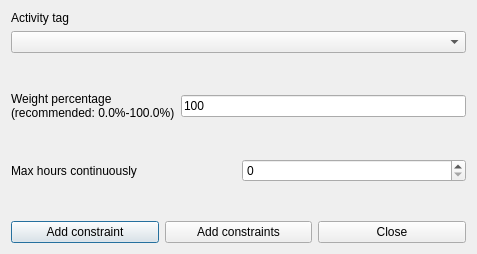
<?xml version="1.0" encoding="UTF-8"?>
<ui version="4.0">
 <class>AddConstraintTeachersActivityTagMaxHoursContinuouslyForm_template</class>
 <widget class="QDialog" name="AddConstraintTeachersActivityTagMaxHoursContinuouslyForm_template">
  <property name="geometry">
   <rect>
    <x>0</x>
    <y>0</y>
    <width>477</width>
    <height>254</height>
   </rect>
  </property>
  <property name="windowTitle">
   <string extracomment="This is the title of the dialog to add a new constraint of this type">Add teachers activity tag max hours continuously</string>
  </property>
  <layout class="QGridLayout" name="gridLayout">
   <item row="0" column="0">
    <layout class="QVBoxLayout">
     <item>
      <widget class="QLabel" name="activityTagTextLabel">
       <property name="frameShape">
        <enum>QFrame::NoFrame</enum>
       </property>
       <property name="frameShadow">
        <enum>QFrame::Plain</enum>
       </property>
       <property name="text">
        <string>Activity tag</string>
       </property>
       <property name="wordWrap">
        <bool>false</bool>
       </property>
      </widget>
     </item>
     <item>
      <widget class="QComboBox" name="activityTagsComboBox">
       <property name="editable">
        <bool>false</bool>
       </property>
       <property name="insertPolicy">
        <enum>QComboBox::NoInsert</enum>
       </property>
       <property name="duplicatesEnabled">
        <bool>false</bool>
       </property>
      </widget>
     </item>
    </layout>
   </item>
   <item row="1" column="0">
    <spacer name="spacer2">
     <property name="orientation">
      <enum>Qt::Vertical</enum>
     </property>
     <property name="sizeType">
      <enum>QSizePolicy::Expanding</enum>
     </property>
     <property name="sizeHint" stdset="0">
      <size>
       <width>20</width>
       <height>21</height>
      </size>
     </property>
    </spacer>
   </item>
   <item row="2" column="0">
    <layout class="QHBoxLayout" name="horizontalLayout_2">
     <item>
      <widget class="QLabel" name="weightTextLabel">
       <property name="frameShape">
        <enum>QFrame::NoFrame</enum>
       </property>
       <property name="frameShadow">
        <enum>QFrame::Plain</enum>
       </property>
       <property name="text">
        <string>Weight percentage
(recommended: 0.0%-100.0%)</string>
       </property>
       <property name="wordWrap">
        <bool>false</bool>
       </property>
      </widget>
     </item>
     <item>
      <widget class="QLineEdit" name="weightLineEdit">
       <property name="text">
        <string notr="true">100</string>
       </property>
      </widget>
     </item>
    </layout>
   </item>
   <item row="3" column="0">
    <spacer name="verticalSpacer">
     <property name="orientation">
      <enum>Qt::Vertical</enum>
     </property>
     <property name="sizeHint" stdset="0">
      <size>
       <width>20</width>
       <height>23</height>
      </size>
     </property>
    </spacer>
   </item>
   <item row="4" column="0">
    <layout class="QHBoxLayout" name="horizontalLayout">
     <item>
      <widget class="QLabel" name="maxHoursTextLabel">
       <property name="frameShape">
        <enum>QFrame::NoFrame</enum>
       </property>
       <property name="frameShadow">
        <enum>QFrame::Plain</enum>
       </property>
       <property name="text">
        <string>Max hours continuously</string>
       </property>
       <property name="wordWrap">
        <bool>false</bool>
       </property>
      </widget>
     </item>
     <item>
      <widget class="QSpinBox" name="maxHoursSpinBox"/>
     </item>
    </layout>
   </item>
   <item row="5" column="0">
    <spacer name="verticalSpacer_2">
     <property name="orientation">
      <enum>Qt::Vertical</enum>
     </property>
     <property name="sizeHint" stdset="0">
      <size>
       <width>20</width>
       <height>24</height>
      </size>
     </property>
    </spacer>
   </item>
   <item row="6" column="0">
    <layout class="QHBoxLayout">
     <item>
      <widget class="QPushButton" name="addConstraintPushButton">
       <property name="text">
        <string>Add constraint</string>
       </property>
      </widget>
     </item>
     <item>
      <widget class="QPushButton" name="addConstraintsPushButton">
       <property name="text">
        <string>Add constraints</string>
       </property>
      </widget>
     </item>
     <item>
      <widget class="QPushButton" name="closePushButton">
       <property name="text">
        <string>Close</string>
       </property>
      </widget>
     </item>
    </layout>
   </item>
  </layout>
 </widget>
 <layoutdefault spacing="6" margin="11"/>
 <resources/>
 <connections/>
</ui>
